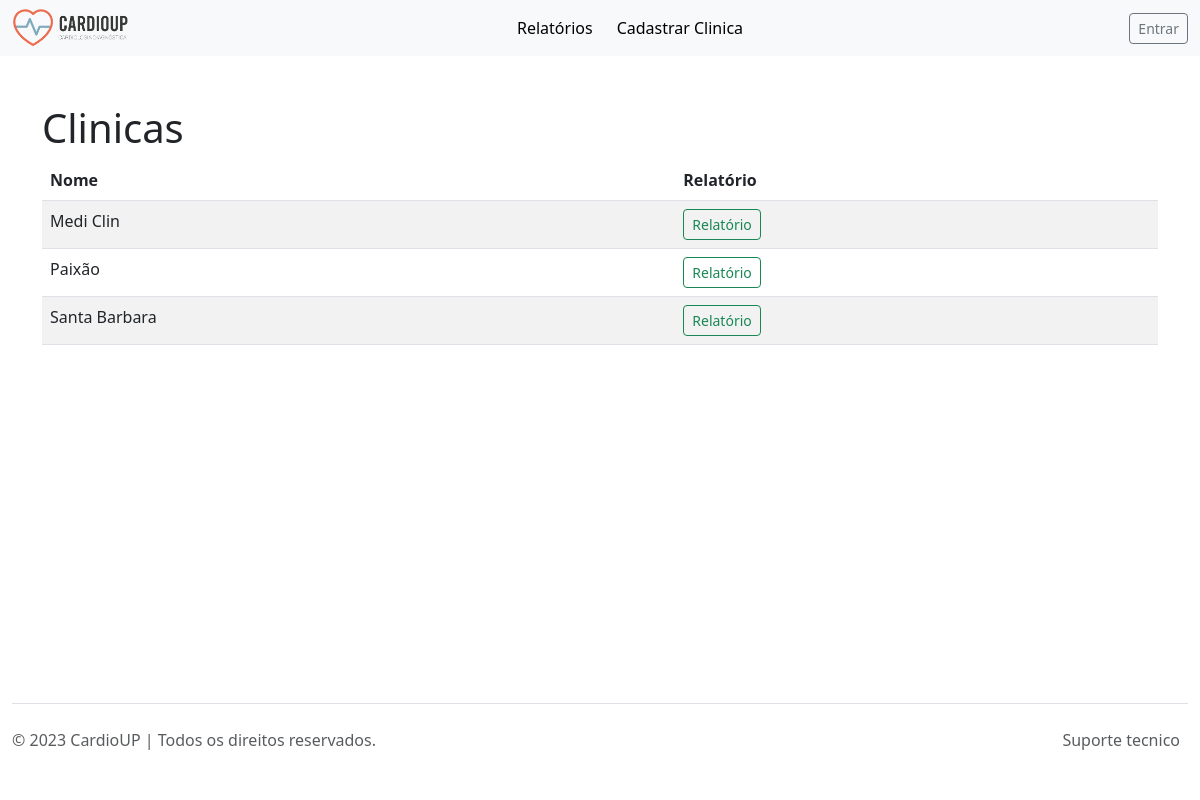
The app's page /clinica/ with its own data.
### clinica/models.py (models this page shows, shortened)
class Clinica(models.Model):
    usuario = models.ForeignKey(Usuario, on_delete=models.CASCADE)
    foto = models.ImageField(upload_to='clinicas', blank=True, null=True)
    nome = models.CharField(max_length=50)
    whatsapp = models.CharField(max_length=20, blank=True, null=True)
    class Meta:
        ordering = ['nome', ]

### clinica/views.py (the view)
# urls.py: path('', ClinicaListView.as_view(), name='clinica_lista'),
class ClinicaListView(ListView):
    model = Clinica
    context_object_name = 'clinicas'

### clinica/templates/clinica/clinica_list.html
{% extends 'base.html' %}
{% block content %}
<div class="container pt-5">
    <p class="h1">Clinicas</p>
    <div class="table-responsive text-nowrap">
        <table class="table table-striped">
            <thead>
            <tr>
                <th class="" scope="">Nome</th>
                <th class="" scope="">Relatório</th>
            </tr>
            </thead>
            <tbody>
            {% for clinica in clinicas %}
            <tr>
                <td class=""><a class="nav-link active" href="{% url 'clinica_detail' clinica.id %}">{{ clinica.nome }}</a></td>
                <td>
                    <a href="{% url 'relatorio_clinica' clinica.id %}" class="btn btn-sm btn-outline-success" type="button">Relatório</a>
                </td>
            </tr>
            {% endfor %}
            </tbody>
        </table>
    </div>
</div>
{% endblock %}

### records on screen
Clinica: nome "Medi Clin"
Clinica: nome "Paixão"
Clinica: nome "Santa Barbara"
